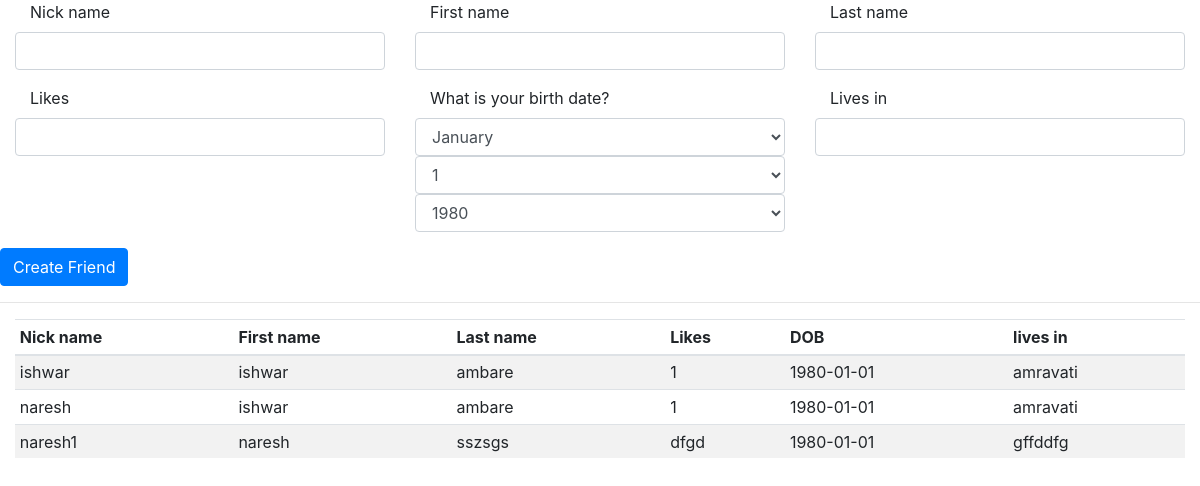
The page / on the database its author committed.
### my_app/models.py (models this page shows, shortened)
class Friend(models.Model):
    nick_name = models.CharField(max_length=100, unique=True)
    first_name = models.CharField(max_length=100)
    last_name = models.CharField(max_length=100)
    likes = models.CharField(max_length=250)
    dob = models.DateField(auto_now=False, auto_now_add=False)
    lives_in = models.CharField(max_length=150, null=True, blank=True)

### my_app/views.py (the view)
# urls.py: path('', indexView),
def indexView(request):
    form = FriendForm()
    friends = Friend.objects.all()
    return render(request, "index.html", {"form": form, "friends": friends})

### my_app/forms.py
class FriendForm(forms.ModelForm):
    dob = forms.DateField(
        label='What is your birth date?',
        widget=forms.SelectDateWidget(years=range(1980, datetime.date.today().year - 5))
    )
    def __init__(self, *args, **kwargs):
        super(FriendForm, self).__init__(*args, **kwargs)
        for name in self.fields.keys():
            self.fields[name].widget.attrs.update({
                'class': 'form-control',
            })
    class Meta:
        model = Friend
        fields = ("__all__")

### ajaxpro/jinja2.py (called while the page is built)
def environment(**options):
    env = Environment(**options)
    env.globals.update({
        'static': staticfiles_storage.url,
        "as_crispy": as_crispy_form,
        'as_crispy_field':as_crispy_field,
        'url': reverse,
    })
    return env

### templates/index.html (shortened to what this page needs)
{% extends "base.html" %}
{% block content %}
    <div class="container-fluid">
        <form id="friend-form">
            <div class="row">
                {% for field in form %}
                    <div class="form-group col-4">
                        <label class="col-12">{{ field.label }}</label>
                        {{ field }}
                    </div>
                {% endfor %}
                <input type="submit" class="btn btn-primary" value="Create Friend"/>
            </div>
    </div>
    <hr/>
    <div class="container-fluid">
        <table class="table table-striped table-sm" id="my_friends">
            <thead>
            <tr>
                <th>Nick name</th>
                <th>First name</th>
                <th>Last name</th>
                <th>Likes</th>
                <th>DOB</th>
                <th>lives in</th>
            </tr>
            </thead>
            <tbody>
            {% for friend in friends %}
                <tr>
                    <td>{{ friend.nick_name }}</td>
                    <td>{{ friend.first_name }}</td>
                    <td>{{ friend.last_name }}</td>
                    <td>{{ friend.likes }}</td>
                    <td>{{ friend.dob | date:"Y-m-d" }}</td>
                    <td>{{ friend.lives_in }}</td>
                </tr>
            {% endfor %}
            </tbody>
        </table>
    </div>
{% endblock content %}

### templates/base.html (shortened to what this page needs)
<!DOCTYPE html>
<html lang="en">
<head>
    <link rel="stylesheet" href="https://maxcdn.bootstrapcdn.com/bootstrap/4.0.0/css/bootstrap.min.css">
</head>
<body>
    {% block content %}
    {% endblock content %}
</body>
</html><!DOCTYPE html>
<html lang="en">
<head>
</head>
<body>
</body>
</html>

### rows shown on the page
Friend: nick_name "ishwar", first_name "ishwar", last_name "ambare", likes "1", dob "1980-01-01", lives_in "amravati"
Friend: nick_name "naresh", first_name "ishwar", last_name "ambare", likes "1", dob "1980-01-01", lives_in "amravati"
Friend: nick_name "naresh1", first_name "naresh", last_name "sszsgs", likes "dfgd", dob "1980-01-01", lives_in "gffddfg"

### other values the page prints
{{ field.label }} "Nick name" "First name" "Last name" "Likes" "What is your birth date?" "Lives in"
